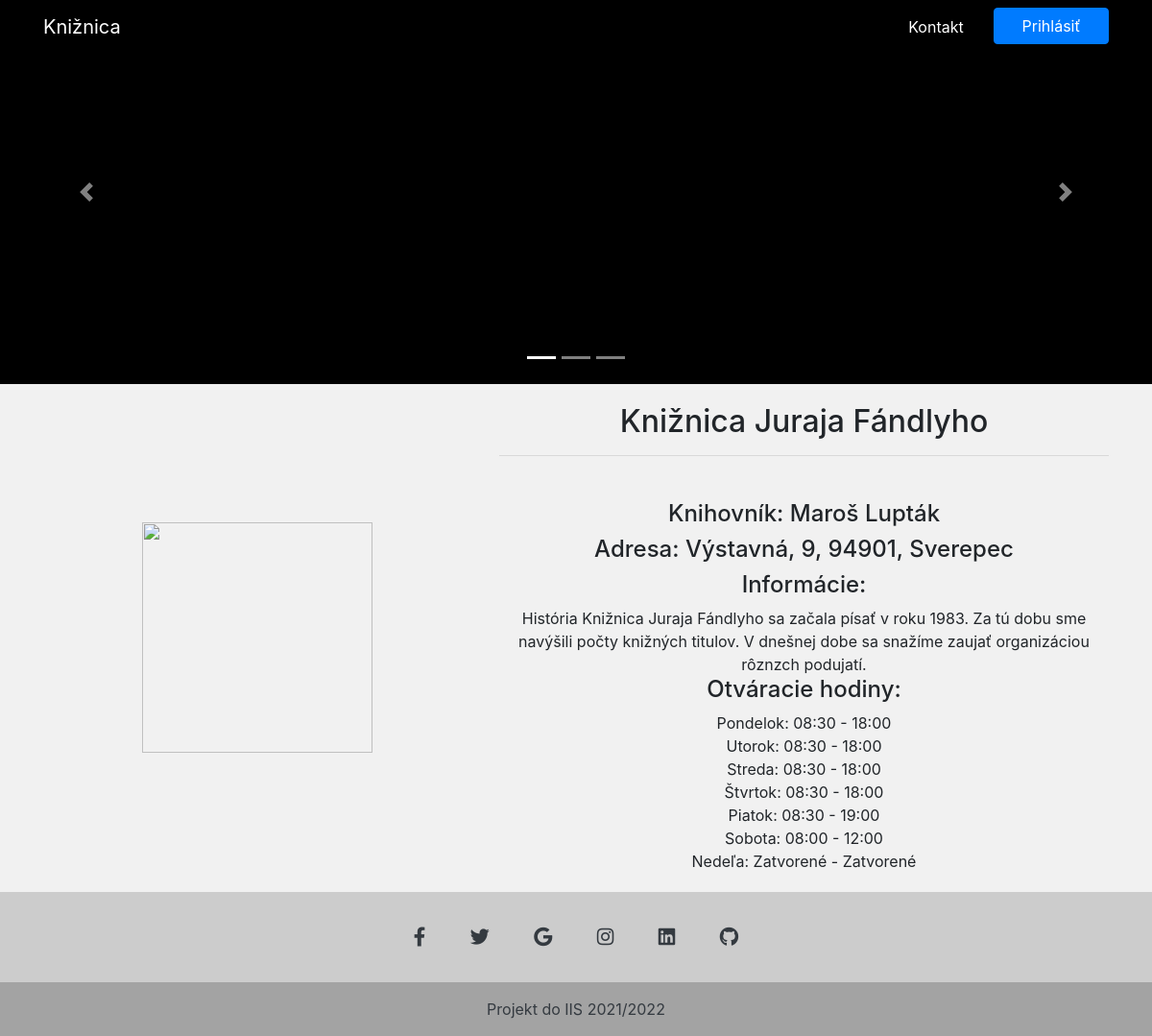
Page /shared/contact_user.php?lib_name=Knižnica Juraja Fándlyho on the committed database.
### tables this page shows
CREATE TABLE library (
    name VARCHAR(200) PRIMARY KEY,
    opening_hours VARCHAR(200),
    description VARCHAR(1000),
    address_id int,
    constraint fk_address_lib FOREIGN KEY (address_id)
                   REFERENCES address(id),
    user_id int,
    constraint fk_user_lib FOREIGN KEY (user_id)
                   REFERENCES user(id)

);

CREATE TABLE user (
    id int AUTO_INCREMENT PRIMARY KEY,
    name VARCHAR(30),
    surname VARCHAR(30),
    mail VARCHAR(50),
    phone VARCHAR(10),
    password VARCHAR(200),
    role int(1),
    address_id int,
    constraint fk_address FOREIGN KEY (address_id)
                   REFERENCES address(id)
);

CREATE TABLE address (
    id int AUTO_INCREMENT PRIMARY KEY,
    street VARCHAR(255),
    number VARCHAR(20),
    city VARCHAR(50),
    postal_code VARCHAR(5)
);

### services/component.php (called while the page is built, shortened)
<?php
class MainComponent
{
    private $pdo;
    function __construct()
    {
        $server = 'mysql:host=localhost;dbname=xzauko00;port=/var/run/mysql/mysql.sock';
        $username = 'xzauko00';
        $password = 'ejki4jin';
        $options = array(
            PDO::MYSQL_ATTR_INIT_COMMAND => 'SET NAMES utf8',
            );
        $this->pdo = new PDO($server, $username, $password, $options);
    }
    function auto_update_reservations()
    {
        $this->pdo->query('UPDATE reservation SET date_end=null, status=3 WHERE status=1 and current_date() > date_end;');
        $this->pdo->query('UPDATE reservation SET status=4 WHERE status=2 and current_date() > date_end;');
        return;
    }
    function get_user_address($id)
    {
        $answer = $this->pdo->prepare('SELECT * FROM address WHERE id=?;');
        $answer->execute(array($id));
        return $answer->fetch();
    }
    function get_surname($id)
    {
        $answer = $this->pdo->prepare('SELECT name, surname FROM user WHERE id=?;');
        $answer->execute(array($id));
        return $answer->fetch();
    }
    function get_lib($name){
        $answer = $this->pdo->prepare('SELECT * FROM library where name=?');
        $answer->execute([$name]);
        return $answer->fetch();
    }
}
?>

### shared/contact_user.php (the view, shortened to what this page needs)
<?php
require "../services/component.php";
$db = new MainComponent();
$db->auto_update_reservations();
?>
<html>
<head>
        <link rel="stylesheet" href="https://stackpath.bootstrapcdn.com/bootstrap/4.3.1/css/bootstrap.min.css">
        <link rel="stylesheet" href="styles/styles.css">
        <link rel="stylesheet" href="https://use.fontawesome.com/releases/v5.13.0/css/all.css">
	</head>
    <body>
    <nav class="navbar navbar-expand-lg navbar-light fixed-top" style="position: absolute;">
        <div class="container">
            <a class="navbar-brand" href="../index.php" style="color: white;">Knižnica</a>
            <div class="collapse navbar-collapse" id="navbarSupportedContent">
            <ul class="navbar-nav ml-auto">
                <li class="nav-item">
                <a class="nav-link" href="./contact.php" style="text-align:center; color: white; background-color:black; width:120px">Kontakt</a>
                </li>
                <li class="nav-item">
                <?php
                if(isset($_SESSION['username']))
                {
                    echo '<a href="../login/logout.php"><button type="button" class="btn btn-primary" style="width:120px">Odhlásiť</button></a>';
                } else
                {
                    echo '<a href="../login/login.php"><button type="button" class="btn btn-primary" style="width:120px">Prihlásiť</button></a>';
                }
                ?>
                </li>
            </ul>
            </div>
        </div>
    </nav>
    <div id="carouselExampleIndicators" class="carousel slide" data-ride="carousel">
        <ol class="carousel-indicators">
            <li data-target="#carouselExampleIndicators" data-slide-to="0" class="active"></li>
            <li data-target="#carouselExampleIndicators" data-slide-to="1"></li>
            <li data-target="#carouselExampleIndicators" data-slide-to="2"></li>
        </ol>
        <div class="carousel-inner" style="height: 400px; background-color: rgb(0,0,0); position:relative;">
        </div>
        <a class="carousel-control-prev" href="#carouselExampleIndicators" role="button" data-slide="prev">
            <span class="carousel-control-prev-icon" aria-hidden="true"></span>
        </a>
        <a class="carousel-control-next" href="#carouselExampleIndicators" role="button" data-slide="next">
            <span class="carousel-control-next-icon" aria-hidden="true"></span>
        </a>
    </div>
    <?php
    $lib = $db->get_lib($_GET['lib_name']);
    $name = str_replace(' ', '', $_GET['lib_name']);
    if($lib['user_id'] != NULL)
        $librarian = $db->get_surname($lib['user_id']);
    else {
        $librarian['name'] = '';
        $librarian['surname'] = '';
    }
    if ($lib['address_id'] != NULL){
        $address_tmp = $db->get_user_address($lib['address_id']);
        $address = $address_tmp['street'] . ", " . $address_tmp['number'] . ", " . $address_tmp['postal_code'] . ", " . $address_tmp['city'];
    }
    else
        $address = '';
    $hours = explode(' ', $lib['opening_hours']);
    ?>
    <div style="background-color:rgba(241,241,241,255); padding-bottom:20px; padding-top:20px">
        <div class="container">
            <div class="row">
                <div class="col-md-5 text-center" style="margin: auto;">
                    <?php
                    echo '<img src="../images/libraries/' . $name . '.png" style="width:20vw" />';
                    ?>
                </div>
                <div class="col-md-7">
                    <div class="row">
                    <div class="col-md-12 text-center">
                        <?php
                        echo '<h2>'. $lib['name'] . '</h2>';
                        ?>
                        <hr/>
                    </div>
                    <div class="col-md-12 text-center" style="margin-top:30px">
                        <?php
                        echo '<h4>Knihovník: '. $librarian['name'] . " " . $librarian['surname'] . '</h4>';
                        ?>
                    </div>
                    <div class="col-md-12 text-center">
                    <?php
                        echo '<h4>Adresa: '. $address . '</h4>';
                    ?>
                    </div>
                    <div class="col-md-12 text-center">
                    <?php
                        echo '<h4>Informácie: </h4>'. $lib['description'];
                    ?>
                    </div>
                    <div class="col-md-12 text-center">
                    <?php
                        echo '<h4>Otváracie hodiny: </h4>';
                        foreach($hours as $hour => $val) {
                            if($val == "-")
                                $val = "Zatvorené";
                            if($hour == 1)
                                echo "Pondelok: $val_before - $val<br>";
                            if($hour == 3)
                                echo "Utorok: $val_before - $val<br>";
                            if($hour == 5)
                                echo "Streda: $val_before - $val<br>";
                            if($hour == 7)
                                echo "Štvrtok: $val_before - $val<br>";
                            if($hour == 9)
                                echo "Piatok: $val_before - $val<br>";
                            if($hour == 11)
                                echo "Sobota: $val_before - $val<br>";
                            if($hour == 13)
                                echo "Nedeľa: $val_before - $val<br>";
                            $val_before = $val;
                          }
                    ?>
                    </div>
                    </div>
                    </div>
                </div>
            </div>
            </div>
    <?php
    include '../static/footer.php';
    ?>
    </body>
</html>

### rows in the picture
library: name "Knižnica Juraja Fándlyho", description "História Knižnica Juraja Fándlyho sa začala písať v roku 1983. Za tú dobu sme navýšili počty knižných titulov. V dnešnej dobe sa snažíme zaujať organizáciou rôznzch podujatí.", opening_hours "08:30", opening_hours "18:00", opening_hours "19:00", opening_hours "08:00", opening_hours "12:00", opening_hours "Zatvorené"
user: name "Maroš", surname "Lupták"
address: address "Výstavná, 9, 94901, Sverepec"
